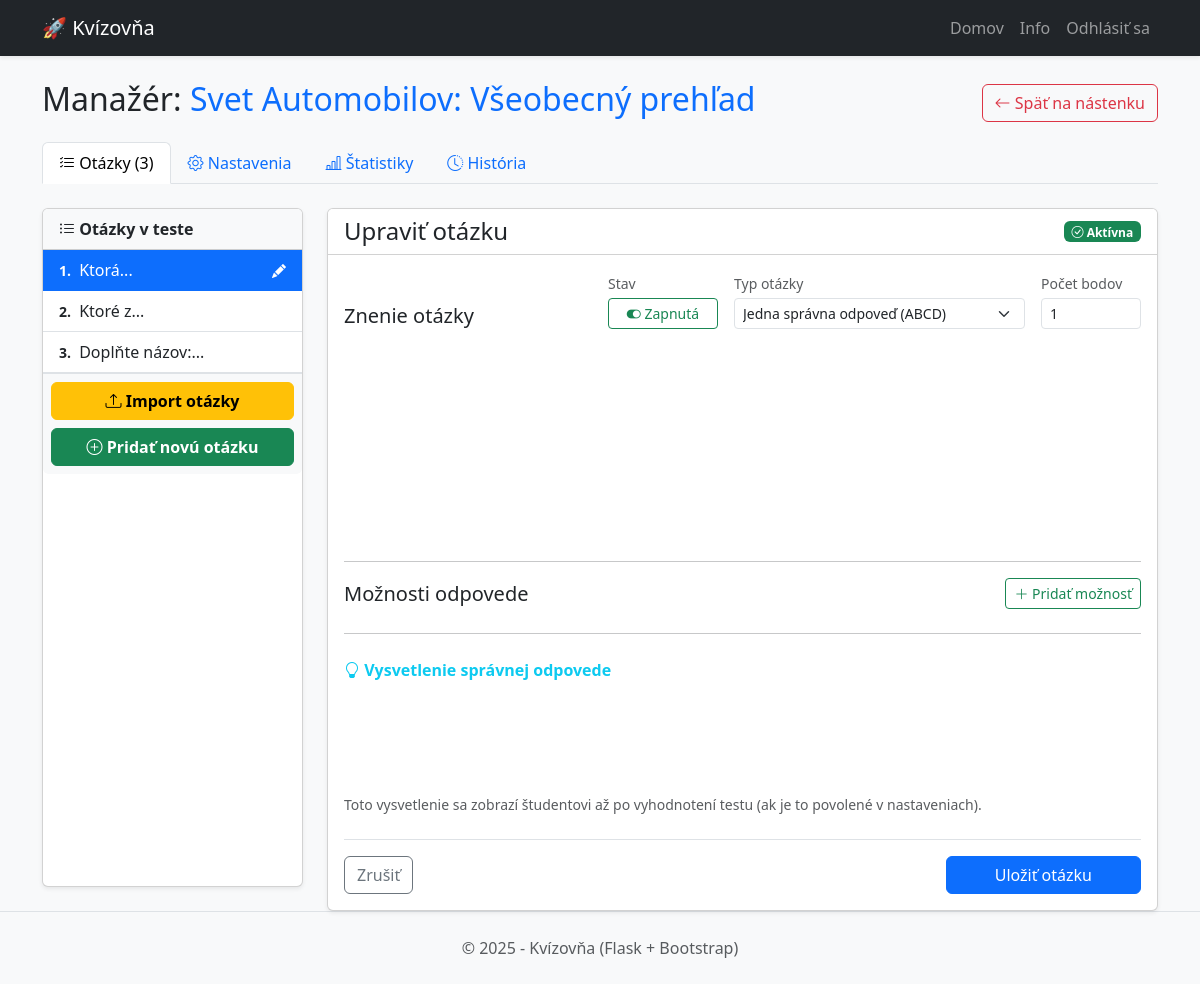
The page /quiz/1/question/1/edit (signed in) on the database its author committed.
### app.py (models this page shows, shortened)
class Quiz(db.Model):
    id = db.Column(db.Integer, primary_key=True)
    title = db.Column(db.String(100), nullable=False)
    user_id = db.Column(db.Integer, db.ForeignKey('user.id'), nullable=False)
    category = db.Column(db.String(50), default='Všeobecné', nullable=False)
    description = db.Column(db.Text, nullable=True) # Popis kvízu
    time_limit_seconds = db.Column(db.Integer, default=0)
    time_per_question_seconds = db.Column(db.Integer, default=0)
    display_mode = db.Column(db.String(20), default='all_at_once')
    allow_backtracking = db.Column(db.Boolean, default=True) # Možnosť vrátiť sa späť
    strict_time_limit = db.Column(db.Boolean, default=True)
    shuffle_questions = db.Column(db.Boolean, default=False) # Premiešať otázky
    shuffle_options = db.Column(db.Boolean, default=False)   # Premiešať odpovede (ABCD)
    passing_score = db.Column(db.Integer, default=50) # Hranica úspešnosti v %
    show_explanations = db.Column(db.Boolean, default=True) # Zobraziť vysvetlenia po teste
    questions = db.relationship('Question', backref='quiz', lazy=True, cascade="all, delete-orphan")
    results = db.relationship('QuizResult', backref='quiz', lazy=True, cascade="all, delete-orphan")

class Question(db.Model):
    id = db.Column(db.Integer, primary_key=True)
    text = db.Column(db.Text, nullable=False) # Text otázky
    q_type = db.Column(db.String(20), nullable=False, default='single')
    points = db.Column(db.Integer, default=1)
    quiz_id = db.Column(db.Integer, db.ForeignKey('quiz.id'), nullable=False)
    created_at = db.Column(db.DateTime, default=datetime.utcnow)
    position = db.Column(db.Integer, default=0)
    explanation = db.Column(db.Text, nullable=True) # HTML text vysvetlenia
    is_active = db.Column(db.Boolean, default=True)
    options = db.relationship('Option', backref='question', lazy=True, cascade="all, delete-orphan")

### app.py (the view, shortened to what this page needs)
@app.route('/quiz/<int:quiz_id>/question/<int:question_id>/edit', methods=['GET', 'POST'])
@login_required
def edit_question(quiz_id, question_id):
    quiz = Quiz.query.get_or_404(quiz_id)
    question = Question.query.get_or_404(question_id)
    if quiz.author != current_user:
        flash('Nemáte oprávnenie.', 'danger')
        return redirect(url_for('index'))
    form = QuestionForm(obj=question)
    import_form = ImportQuestionForm()
    return render_template('edit_question.html',
                           title='Upraviť otázku',
                           quiz=quiz,
                           form=form,
                           question=question, # Dôležité pre JS
                           import_form=import_form,
                           legend='Upraviť otázku')

### app.py
class QuestionForm(FlaskForm):
    text = TextAreaField('Znenie otázky', validators=[DataRequired(message="Zadajte text otázky.")])
    explanation = TextAreaField('Vysvetlenie (zobrazí sa po vyhodnotení)')
    q_type = SelectField('Typ otázky', choices=[
        ('single', 'Jedna správna odpoveď (ABCD)'),
        ('multi', 'Viac správnych odpovedí (Checkboxy)'),
        ('text', 'Dopĺňanie slova (Text)')
    ])
    points = IntegerField('Počet bodov', default=1, validators=[NumberRange(min=0)])
    submit = SubmitField('Uložiť otázku')

class ImportQuestionForm(FlaskForm):
    files = MultipleFileField('Vyber JSON súbory otázok', validators=[
        DataRequired()
    ])
    submit = SubmitField('Nahrať a pridať')

### app.py (called while the page is built)
@login_manager.user_loader
def load_user(user_id):
    return User.query.get(int(user_id))

### templates/edit_question.html (shortened to what this page needs)
{% extends 'manage_layout.html' %}
{% block manager_content %}
<div class="row">
    <div class="col-lg-3 mb-4">
        <div class="card shadow-sm h-100">
            <div class="card-header bg-light fw-bold">
                <i class="bi bi-list-ul"></i> Otázky v teste
            </div>
            <div class="list-group list-group-flush" style="max-height: 600px; overflow-y: auto;">
                {% for q in quiz.questions %}
                    {% set is_active_item = (question is defined and question.id == q.id) %}
                    <a href="{{ url_for('edit_question', quiz_id=quiz.id, question_id=q.id) }}"
                       class="list-group-item list-group-item-action d-flex justify-content-between align-items-center {% if is_active_item %}active{% endif %}">
                        <div class="text-truncate me-2">
                            <small class="fw-bold me-1">{{ loop.index }}.</small>
                            {% if not q.is_active %}
                                <span class="text-muted text-decoration-line-through" title="Deaktivovaná">
                                    {{ q.text | striptags | truncate(18) }}
                                </span>
                                <i class="bi bi-eye-slash-fill text-danger small ms-1"></i>
                            {% else %}
                                {{ q.text | striptags | truncate(20) }}
                            {% endif %}
                        </div>
                        {% if is_active_item %}
                            <i class="bi bi-pencil-fill small"></i>
                        {% endif %}
                    </a>
                {% endfor %}
                <div class="list-group-item border-top p-2 bg-light">
                    <button type="button" class="btn btn-warning w-100 mb-2 fw-bold" data-bs-toggle="modal" data-bs-target="#importQuestionModal">
                        <i class="bi bi-upload"></i> Import otázky
                    </button>
                    <a href="{{ url_for('add_question', quiz_id=quiz.id) }}" class="btn btn-success w-100 fw-bold">
                        <i class="bi bi-plus-circle"></i> Pridať novú otázku
                    </a>
                </div>
            </div>
        </div>
    </div>
    <div class="col-lg-9">
        <div class="card shadow-sm">
            <div class="card-header bg-white d-flex justify-content-between align-items-center">
                <h4 class="mb-0">{{ legend }}</h4>
                {% if not question.is_active %}
                    <span class="badge bg-danger"><i class="bi bi-eye-slash"></i> Deaktivovaná</span>
                {% else %}
                    <span class="badge bg-success"><i class="bi bi-check-circle"></i> Aktívna</span>
                {% endif %}
            </div>
            <div class="card-body">
                <form method="POST" id="questionForm">
                    <div class="d-flex flex-wrap justify-content-between align-items-end mb-2 gap-3">
                        <div class="flex-grow-1">
                            {{ form.text.label(class="form-label h5 mb-0") }}
                        </div>
                        <div class="d-flex gap-3 align-items-end">
                            <div style="width: 110px;">
                                <label class="form-label small text-muted mb-1">Stav</label>
                                {% if question.is_active %}
                                    <a href="{{ url_for('toggle_question', quiz_id=quiz.id, question_id=question.id) }}"
                                       class="btn btn-sm btn-outline-success w-100"
                                       title="Kliknutím deaktivujete">
                                        <i class="bi bi-toggle-on"></i> Zapnutá
                                    </a>
                                {% else %}
                                    <a href="{{ url_for('toggle_question', quiz_id=quiz.id, question_id=question.id) }}"
                                       class="btn btn-sm btn-outline-secondary w-100"
                                       title="Kliknutím aktivujete">
                                        <i class="bi bi-toggle-off"></i> Vypnutá
                                    </a>
                                {% endif %}
                            </div>
                            <div style="min-width: 220px;">
                                <label class="form-label small text-muted mb-1">{{ form.q_type.label.text }}</label>
                                {{ form.q_type(class="form-select form-select-sm") }}
                            </div>
                            <div style="width: 100px;">
                                <label class="form-label small text-muted mb-1">{{ form.points.label.text }}</label>
                                {{ form.points(class="form-control form-control-sm") }}
                            </div>
                        </div>
                    </div>
                    <div class="mb-4">
                        <div id="quill-editor" class="bg-white text-dark" style="height: 200px;"></div>
                    </div>
                    <hr>
                    <div class="d-flex justify-content-between align-items-center mb-3">
                        <h5 class="mb-0">Možnosti odpovede</h5>
                        <button type="button" class="btn btn-outline-success btn-sm" id="addOptionBtn">
                            <i class="bi bi-plus-lg"></i> Pridať možnosť
                        </button>
                    </div>
                    <hr class="my-4">
                    <div class="mb-4">
                        <label class="form-label fw-bold text-info">
                            <i class="bi bi-lightbulb"></i> Vysvetlenie správnej odpovede
                        </label>
                        <div id="quill-explanation" class="bg-white text-dark" style="height: 100px;"></div>
                        <div class="form-text">
                            Toto vysvetlenie sa zobrazí študentovi až po vyhodnotení testu (ak je to povolené v nastaveniach).
                        </div>
                    </div>
                    <div class="mt-4 pt-3 border-top d-flex justify-content-between">
                        <a href="{{ url_for('manage_quiz_questions', quiz_id=quiz.id) }}" class="btn btn-outline-secondary">
                            Zrušiť
                        </a>
                        {{ form.submit(class="btn btn-primary px-5") }}
                    </div>
                </form>
            </div>
        </div>
    </div>
</div>
{% endblock %}

### templates/manage_layout.html
{% extends 'layout.html' %}
{% block content %}
<div class="row">
    <div class="col-12">
        <div class="d-flex justify-content-between align-items-center mb-3">
            <h2>Manažér: <span class="text-primary">{{ quiz.title }}</span></h2>
            <a href="{{ url_for('index') }}" class="btn btn-outline-danger">
                <i class="bi bi-arrow-left"></i> Späť na nástenku
            </a>
        </div>
        <ul class="nav nav-tabs mb-4">
            <li class="nav-item">
                <a class="nav-link {% if request.endpoint == 'manage_quiz_questions' or request.endpoint == 'edit_question' or request.endpoint == 'add_question' %}active{% endif %}"
                   href="{{ url_for('manage_quiz_questions', quiz_id=quiz.id) }}">
                   <i class="bi bi-list-check"></i> Otázky ({{ quiz.questions|length }})
                </a>
            </li>
            <li class="nav-item">
                <a class="nav-link {% if request.endpoint == 'manage_quiz_settings' %}active{% endif %}"
                   href="{{ url_for('manage_quiz_settings', quiz_id=quiz.id) }}">
                   <i class="bi bi-gear"></i> Nastavenia
                </a>
            </li>
            <li class="nav-item">
                <a class="nav-link {% if request.endpoint == 'manage_quiz_stats' %}active{% endif %}"
                   href="{{ url_for('manage_quiz_stats', quiz_id=quiz.id) }}">
                   <i class="bi bi-bar-chart-line"></i> Štatistiky
                </a>
            </li>
            <li class="nav-item">
                <a class="nav-link {% if request.endpoint == 'quiz_history' %}active{% endif %}"
                   href="{{ url_for('quiz_history', quiz_id=quiz.id) }}">
                   <i class="bi bi-clock-history"></i> História
                </a>
            </li>
        </ul>
    </div>
</div>
{% block manager_content %}{% endblock %}
{% endblock %}

### rows shown on the page
Quiz: title "Svet Automobilov: Všeobecný prehľad"
Question: text "Ktorá...", q_type "Jedna správna odpoveď (ABCD)", points "1"
Question: text "Ktoré z..."
Question: text "Doplňte názov:..."

### other values the page prints
{{ quiz.questions|length }} "3"
{{ legend }} "Upraviť otázku"
